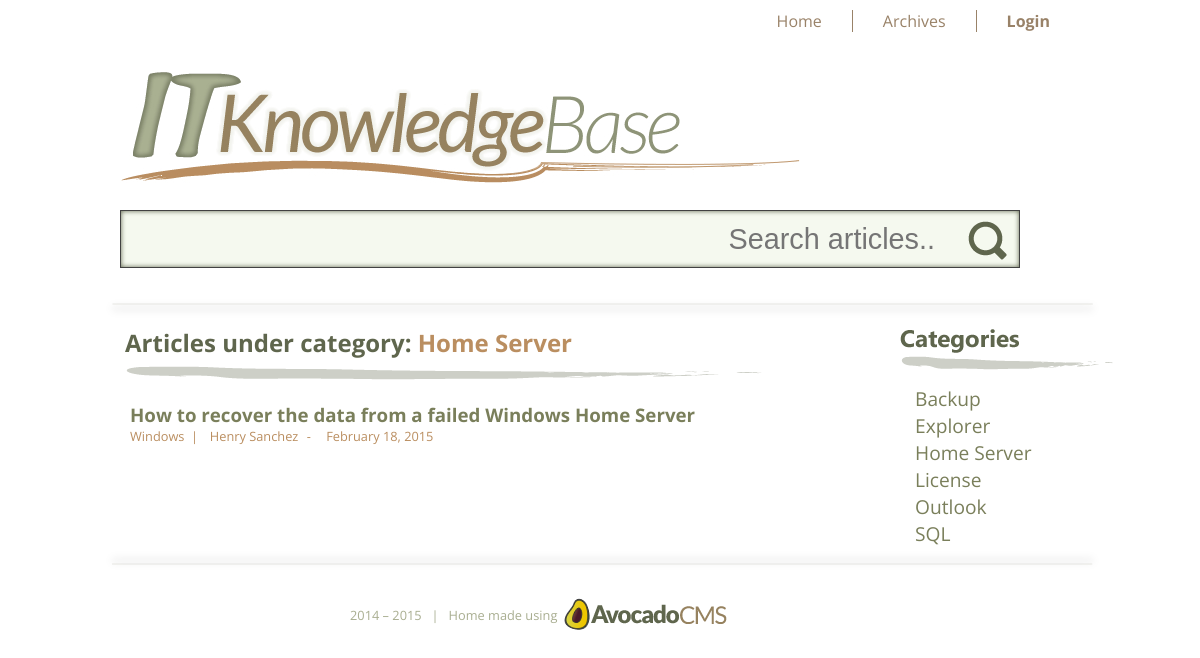
/index.php?cat=2, run on the app's committed database.
### tables this page shows
CREATE TABLE IF NOT EXISTS `categories` (
  `cat_id` int(10) NOT NULL AUTO_INCREMENT,
  `cat_title` varchar(50) NOT NULL,
  PRIMARY KEY (`cat_id`)
);

CREATE TABLE IF NOT EXISTS `articles` (
  `article_id` int(10) NOT NULL AUTO_INCREMENT,
  `category_id` int(10) NOT NULL,
  `article_title` varchar(100) NOT NULL,
  `article_date` date NOT NULL,
  `article_editDate` date DEFAULT NULL,
  `article_author` varchar(50) NOT NULL,
  `article_keywords` text NOT NULL,
  `article_image` text NOT NULL,
  `article_content` text NOT NULL,
  PRIMARY KEY (`article_id`),
  FULLTEXT KEY `article_content` (`article_content`)
);

### includes/categories_aside.php (the view)
<aside id="categories">
	<img src="images/category-bg.png" alt="Avocado Web Design Logo">
	<ul id="category">
		<?php
			$get_cats = "select * from categories order by cat_title";
			$run_cats = mysqli_query($db, $get_cats);
			while ($cats_row = mysqli_fetch_array($run_cats)) {
				$cat_id = $cats_row['cat_id'];
				$cat_title = $cats_row['cat_title'];
				echo "
					<li><a href='index.php?cat=$cat_id'>$cat_title</a></li>
				";
			}
		?>
	</ul>
</aside>

### includes/category_articles.php (shortened to what this page needs)
<section id="short_articles_area">
	<?php
		if(isset($_GET['cat'])) {
			$cat_id = $_GET['cat'];
			$get_cats = "select * from categories where cat_id = '$cat_id'";
			$get_articles = "select * from articles where category_id = '$cat_id' order by 1 desc";
			$run_categories = mysqli_query($db, $get_cats);
			$run_articles = mysqli_query($db, $get_articles);
			$row_categories = mysqli_fetch_row($run_categories);
			$category_title = $row_categories[1];
			echo "<div id='short-article-heading'><h2>Articles under category: <span>$category_title</span></h2></div>
				  <div id='short-article-wrapper'>";
			while ($row_articles = mysqli_fetch_array($run_articles)) {
				$article_id = $row_articles['article_id'];
				$article_title = $row_articles['article_title'];
				$article_date = date_create($row_articles['article_date']);
				$article_date = date_format($article_date, 'F j, Y');
				$article_author = $row_articles['article_author'];
				$article_keywords = $row_articles['article_keywords'];
				echo "
					<div id='article_summary'>
						<h3><a href='details.php?article=$article_id'>$article_title</a></h3>
						<div id='article_meta'><span>$article_keywords</span>&nbsp;&nbsp;|&nbsp;&nbsp;<span id='author'>$article_author</span>&nbsp;-&nbsp;<date>$article_date</date></div>
						<div class='clear'></div>
					</div>
				";
			}
			echo "</div>";
		}
	?>
</section>

### css/style.css (style rules this page uses)
body,div,dl,dt,dd,ul,ol,li,h1,h2,h3,h4,h5,h6,pre,form,fieldset,input,textarea,p,th,td { margin:0; padding:0; }
fieldset,img { border:0; }
header, nav, footer, figure, figcaption, section, article, aside { display: block }
body { font-family: 'Lao UI', 'Open Sans', 'Myriad Pro', Arial, Helvetica, sans-serif; }
#articles_area h1, h2, h3 { margin-bottom: 20px; }
#short-article-heading { width: 649px; background-image: url("../images/top-brush.png"); background-repeat: no-repeat; background-position: left bottom; padding: 0 0 3px 5px; }
#short-article-heading h2 { color: #5F664D; }
#short-article-heading h2 span { color: #BA8E60; }
#short_articles_area { width: 75%; float: left; padding-left: 20px; }
#short_articles_area h3 { color: #7A7F5B; }
#short-article-wrapper { padding-top: 20px; }
#article_summary { padding: 0 20px 0 10px; }
#article_summary date { padding-left: 12px; }
#article_summary a { text-decoration: none; color: #7A7F5B; }
#article_meta { color: #BA8E60; font-size: .8em; margin-top: -20px; padding-bottom: 20px; }
#author { padding: 0 5px; }
#categories { width: 20%; float: right; }
aside ul { padding: 10px 0 0 15px; }
aside li { list-style-type: none; }
aside a { color: #7A7F5B; text-decoration: none; font-size: 1.2em; }

### data on the page
categories: cat_title "Home Server"
articles: article_title "How to recover the data from a failed Windows Home Server", article_keywords "Windows", article_author "Henry Sanchez", article_date "February 18, 2015"
categories: cat_title "Backup"
categories: cat_title "Explorer"
categories: cat_title "License"
categories: cat_title "Outlook"
categories: cat_title "SQL"

### other printed values
$startYear "2014"
